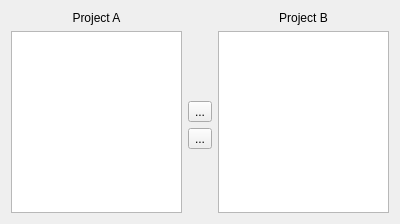
<?xml version="1.0" encoding="UTF-8"?>
<ui version="4.0">
 <class>ProjectDialog</class>
 <widget class="QDialog" name="ProjectDialog">
  <property name="geometry">
   <rect>
    <x>0</x>
    <y>0</y>
    <width>400</width>
    <height>224</height>
   </rect>
  </property>
  <property name="windowTitle">
   <string>Dialog</string>
  </property>
  <layout class="QGridLayout" name="gridLayout">
   <item row="0" column="0">
    <widget class="QLabel" name="_lblA">
     <property name="text">
      <string>Project A</string>
     </property>
     <property name="alignment">
      <set>Qt::AlignCenter</set>
     </property>
    </widget>
   </item>
   <item row="0" column="2">
    <widget class="QLabel" name="_lblB">
     <property name="text">
      <string>Project B</string>
     </property>
     <property name="alignment">
      <set>Qt::AlignCenter</set>
     </property>
    </widget>
   </item>
   <item row="1" column="0" rowspan="4">
    <widget class="ProjectListWidget" name="_projectA"/>
   </item>
   <item row="1" column="1">
    <spacer name="verticalSpacer">
     <property name="orientation">
      <enum>Qt::Vertical</enum>
     </property>
     <property name="sizeHint" stdset="0">
      <size>
       <width>20</width>
       <height>50</height>
      </size>
     </property>
    </spacer>
   </item>
   <item row="1" column="2" rowspan="4">
    <widget class="ProjectListWidget" name="_projectB"/>
   </item>
   <item row="2" column="1">
    <widget class="QToolButton" name="toolButton">
     <property name="text">
      <string>...</string>
     </property>
     <property name="icon">
      <iconset resource="assets.qrc">
       <normaloff>:/img/left_arrow</normaloff>:/img/left_arrow</iconset>
     </property>
    </widget>
   </item>
   <item row="3" column="1">
    <widget class="QToolButton" name="toolButton_2">
     <property name="text">
      <string>...</string>
     </property>
     <property name="icon">
      <iconset resource="assets.qrc">
       <normaloff>:/img/right_arrow</normaloff>:/img/right_arrow</iconset>
     </property>
    </widget>
   </item>
   <item row="4" column="1">
    <spacer name="verticalSpacer_2">
     <property name="orientation">
      <enum>Qt::Vertical</enum>
     </property>
     <property name="sizeHint" stdset="0">
      <size>
       <width>20</width>
       <height>50</height>
      </size>
     </property>
    </spacer>
   </item>
  </layout>
 </widget>
 <customwidgets>
  <customwidget>
   <class>ProjectListWidget</class>
   <extends>QListWidget</extends>
   <header>projectlistwidget.hpp</header>
  </customwidget>
 </customwidgets>
 <tabstops>
  <tabstop>toolButton_2</tabstop>
  <tabstop>toolButton</tabstop>
  <tabstop>_projectA</tabstop>
  <tabstop>_projectB</tabstop>
 </tabstops>
 <resources>
  <include location="assets.qrc"/>
 </resources>
 <connections/>
</ui>
